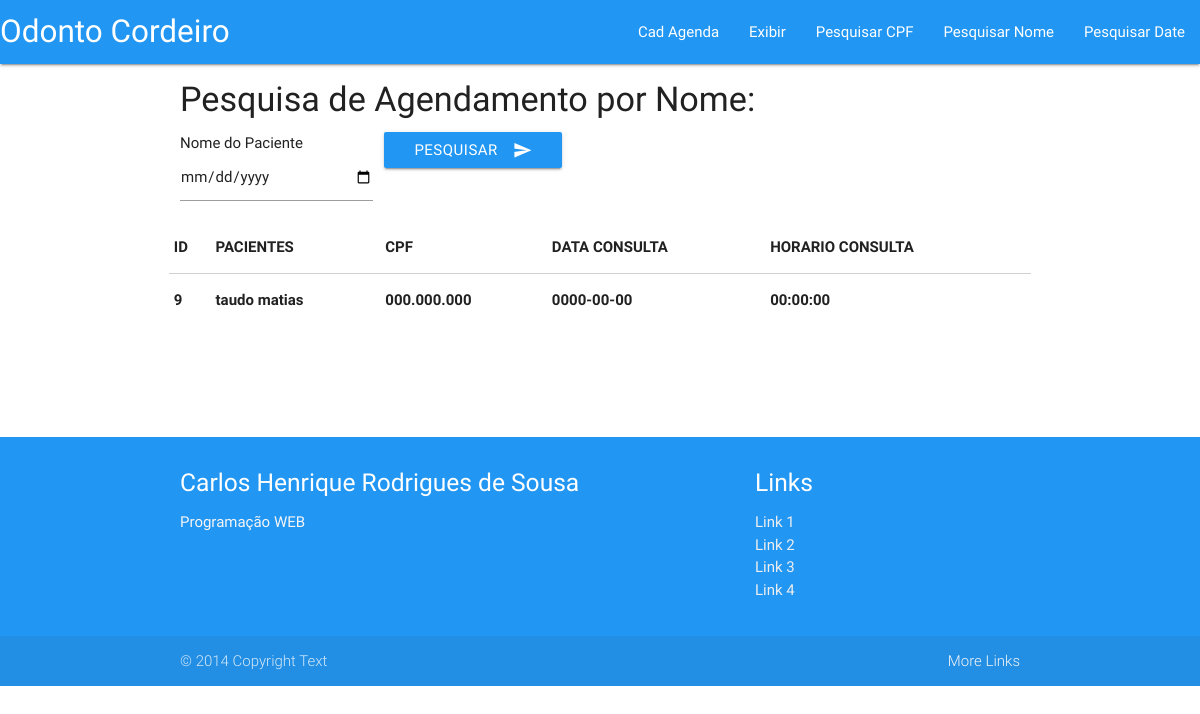
The page /pesquisar_date.php on the database its author committed.
### tables this page shows
CREATE TABLE `paciente` (
  `id` int(11) NOT NULL,
  `nome` varchar(50) NOT NULL,
  `sobrenome` varchar(50) NOT NULL,
  `cpf` char(11) NOT NULL,
  `data_consulta` date DEFAULT NULL,
  `horario_consulta` time DEFAULT NULL
);

### pesquisar_date.php (the view, shortened to what this page needs)
<!DOCTYPE html>
<html>
    <head>
        <link type="text/css" rel="stylesheet" href="css/materialize.min.css"  media="screen,projection"/>
    </head>
    <body>
        <?php include './menu.php'; ?>
        <form action="pesquisar_date.php" method="post">
            <div class="container">
                <h4>Pesquisa de Agendamento por Nome:</h4>
                <div class="row">
                    <div class="col s3">
                            <span>Nome do Paciente</span>
                        <input type="date" name="data">
                    </div>
                    <button class="btn blue waves-effect waves-light" type="submit" name="action">Pesquisar
                        <i class="material-icons right">send</i>
                    </button>
                </form>
                <table>
                    <thead>
                        <tr>
                            <th>ID</th>
                            <th>PACIENTES</th>
                            <th>CPF</th>
                            <th>DATA CONSULTA</th>
                            <th>HORARIO CONSULTA</th>
                        </tr>
                    </thead>
                    <?php
                        include'./conexao.php';
                        $data_pesquisa= $_POST['data'];
                       $sql= "SELECT*FROM paciente WHERE data_consulta='$data_pesquisa'";
                        $consulta= mysqli_query($con,$sql);
                        while($dados = mysqli_fetch_array($consulta)){
                    ?>
                    <tboby>
                        <tr>
                            <th><?php echo $dados['id']?></th>
                            <th><?php echo $dados['nome']?></th>
                            <th><?php echo $dados['cpf']?></th>
                            <th><?php echo $dados['data_consulta']?></th>
                            <th><?php echo $dados['horario_consulta']?></th>
                        </tr>
                    </tboby>
                <?php }?>
            </table>
            <br>
            <br>
            <br>
            <br>
<?php include './footer.php'; ?>
    </body>
  </html>

### rows shown on the page
paciente: id "9", nome "taudo matias", cpf "000.000.000", data_consulta "0000-00-00", horario_consulta "00:00:00"
